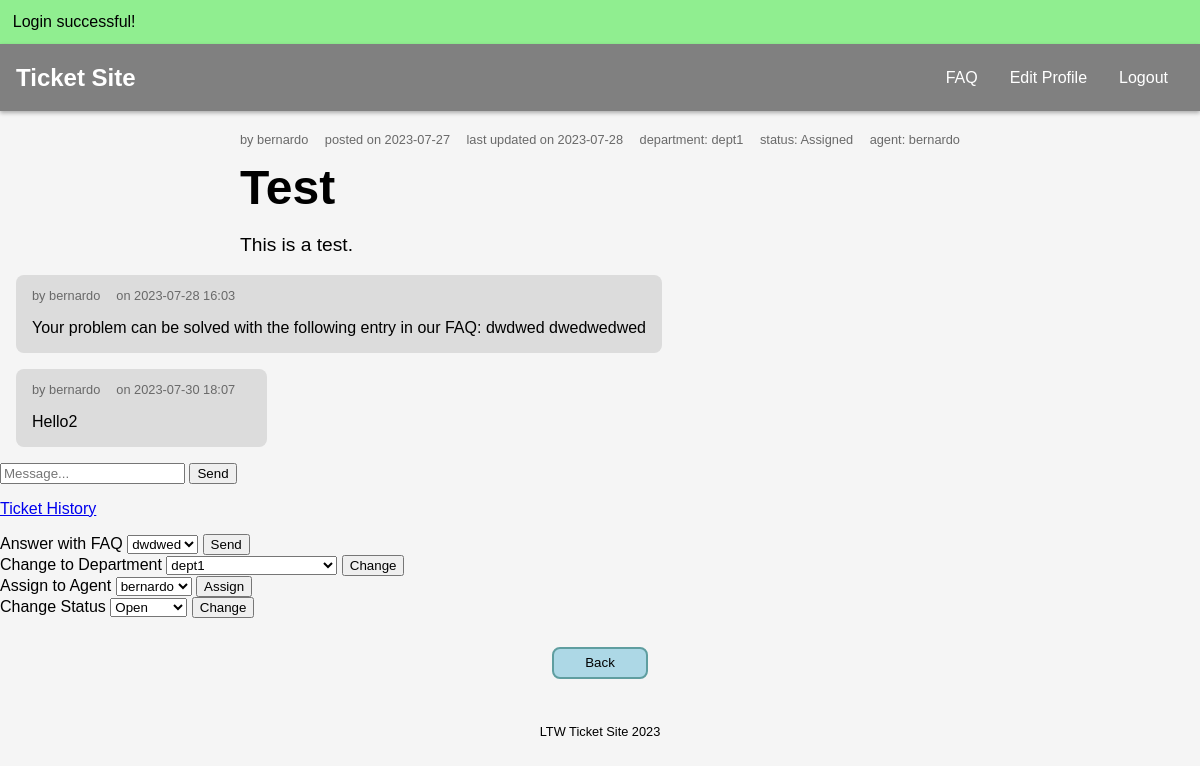
/pages/ticket.php?id=1 (signed in), run on the app's committed database.
### tables this page shows
CREATE TABLE tickets (
    id INTEGER PRIMARY KEY AUTOINCREMENT,
    subject TEXT NOT NULL,
    content TEXT,
    created DATE NOT NULL,
    updated DATE,
    submitter_id INTEGER NOT NULL,
    assignee_id INTEGER,
    department_id INTEGER,
    status_id INTEGER NOT NULL,
    FOREIGN KEY (submitter_id) REFERENCES users(id),
    FOREIGN KEY (assignee_id) REFERENCES users(id),
    FOREIGN KEY (department_id) REFERENCES departments(id),
    FOREIGN KEY (status_id) REFERENCES status(id)
);

CREATE TABLE users (
    id INTEGER PRIMARY KEY AUTOINCREMENT,
    username TEXT NOT NULL,
    email TEXT NOT NULL,
    password TEXT NOT NULL,
    role_id INTEGER,
    FOREIGN KEY (role_id) REFERENCES roles(id)
);

CREATE TABLE departments (
    id INTEGER PRIMARY KEY AUTOINCREMENT,
    name TEXT NOT NULL
);

CREATE TABLE status (
    id INTEGER PRIMARY KEY AUTOINCREMENT,
    name TEXT NOT NULL
);

CREATE TABLE ticket_inquiries (
    id INTEGER PRIMARY KEY AUTOINCREMENT,
    ticket_id INTEGER NOT NULL,
    user_id INTEGER NOT NULL,
    content TEXT NOT NULL,
    date DATE NOT NULL,
    FOREIGN KEY (ticket_id) REFERENCES tickets(id),
    FOREIGN KEY (user_id) REFERENCES users(id)
);

### database/classes/ticket.class.php (called while the page is built, shortened)
<?php
    require_once('department.class.php');
    class Ticket {
        public function __construct(int $id, string $subject, ?string $content, string $created, ?string $updated, int $submitter_id,
                                    ?int $assignee_id, $department_id, int $status_id) {
            $this->id = $id;
            $this->subject = $subject;
            $this->content = $content;
            $this->created = $created;
            $this->updated = $updated;
            $this->submitter_id = $submitter_id;
            $this->assignee_id = $assignee_id;
            $this->department_id = $department_id === "" ? null : $department_id;
            $this->status_id = $status_id;
        }
        static function getTicket(PDO $db, int $id) : ?Ticket {
            $stmt = $db->prepare('SELECT * FROM tickets WHERE id = ?');
            $stmt->execute(array($id));
            $ticket = $stmt->fetch();
            if($ticket){
                return new Ticket($ticket['id'], $ticket['subject'], $ticket['content'],
                                    $ticket['created'], $ticket['updated'],
                                    $ticket['submitter_id'], $ticket['assignee_id'],
                                    $ticket['department_id'], $ticket['status_id']);
            }
            else return null;
        }
    }
?>

### database/classes/user.class.php (called while the page is built, shortened)
<?php
    class User {
        public function __construct(int $id, string $username, string $email, int $role){
            $this->id = $id;
            $this->username = $username;
        }
        static function getUsername(PDO $db, int $id) : ?string {
            $stmt = $db->prepare('SELECT * FROM users WHERE id = ?');
            $stmt->execute(array($id));
            $user = $stmt->fetch();
            if($user){
                return $user['username'];
            }
            else return null;
        }
        static function getAgents(PDO $db) : array {
            $stmt = $db->prepare('SELECT * FROM users WHERE role_id < 3');
            $stmt->execute();
            $agents = array();
            while($agent = $stmt->fetch()){
                $agents[] = new User($agent['id'], $agent['username'], $agent['email'], $agent['role_id']);
            }
            return $agents;
        }
    }
?>

### database/classes/department.class.php (called while the page is built, shortened)
<?php
    class Department {
        public function __construct(int $id, string $name) {
            $this->id = $id;
            $this->name = $name;
        }
        static function getDepartments(PDO $db) : array {
            $stmt = $db->prepare('SELECT * FROM departments');
            $stmt->execute();
            $departments = array();
            while ($department = $stmt->fetch()){
                $departments[] = new Department($department['id'], $department['name']);
            }
            return $departments;
        }
        static function getDepartmentName(PDO $db, int $id) : string {
            $stmt = $db->prepare('SELECT * FROM departments WHERE id = ?');
            $stmt->execute(array($id));
            $dept = $stmt->fetch();
            if($dept){
                return $dept['name'];
            }
            else return 'No department';
        }
    }
?>

### database/classes/status.class.php (called while the page is built, shortened)
<?php
    class Status {
        public function __construct(int $id, string $name){
            $this->id = $id;
            $this->name = $name;
        }
        static function getAllStatus(PDO $db) : array {
            $stmt = $db->prepare('SELECT * FROM status');
            $stmt->execute();
            $statuses = array();
            while($status = $stmt->fetch()){
                $statuses[] = new Status($status['id'], $status['name']);
            }
            return $statuses;
        }
        static function getStatusName(PDO $db, int $id) : string {
            $stmt = $db->prepare('SELECT * FROM status WHERE id = ?');
            $stmt->execute(array($id));
            $status = $stmt->fetch();
            if($status){
                return $status['name'];
            }
            else return 'No defined Status';
        }
    }
?>

### database/classes/inquiry.class.php (called while the page is built, shortened)
<?php
    class Inquiry {
        public function __construct(int $id, int $ticket_id, int $user_id, string $content, string $date){
            $this->user_id = $user_id;
            $this->content = $content;
            $this->date = $date;
        }
        static function getTicketInquiries(PDO $db, int $id) : array {
            $stmt = $db->prepare('SELECT * FROM ticket_inquiries WHERE ticket_id = ?');
            $stmt->execute(array($id));
            $inquiries = array();
            while($inq = $stmt->fetch()){
                $inquiries[] = new Inquiry($inq['id'], $inq['ticket_id'], $inq['user_id'], $inq['content'], $inq['date']);
            }
            return $inquiries;
        }
    }
?>

### database/classes/faq.class.php (called while the page is built, shortened)
<?php
    class FAQ {
        public function __construct(int $id, string $question, string $answer){
            $this->id = $id;
            $this->question = $question;
        }
        static function getAllFAQ(PDO $db) : array {
            $stmt = $db->prepare('SELECT * FROM faq');
            $stmt->execute();
            $faqs = array();
            while($faq = $stmt->fetch()){
                $faqs[] = new FAQ($faq['id'], $faq['question'], $faq['answer']);
            }
            return $faqs;
        }
    }
?>

### templates/ticket.tpl.php (the view, shortened to what this page needs)
<?php
require_once('../database/classes/department.class.php');
require_once('../database/classes/status.class.php');
require_once('../database/classes/user.class.php');
?>
<?php function drawTicketInfo(PDO $db, Ticket $ticket) { ?>
<div class="ticket_info">
    <p>by <?=User::getUsername($db, intval($ticket->submitter_id))?></p>
    <p>posted on <?=$ticket->created?></p>
    <p>last updated on <?=$ticket->updated ?? '-'?></p>
    <p>department: <?=Department::getDepartmentName($db, intval($ticket->department_id))?></p>
    <p>status: <?=Status::getStatusName($db, intval($ticket->status_id))?></p>
    <p>agent: <?=User::getUsername($db, intval($ticket->assignee_id)) ?? 'No assigned agent' ?></p>
</div>
<div class="ticket_text">
    <h2><?=$ticket->subject?></h2>
    <p><?=$ticket->content?></p>
</div>
<?php } ?>
<?php function drawTicketInquirySection(PDO $db, Ticket $ticket, array $inquiries) { ?>
    <div class="all_inquiries">
        <?php foreach($inquiries as $inq) { ?>
            <div class="inquiry_instance">
                <div class="inquiry_info">
                    <p>by <?=User::getUsername($db, intval($inq->user_id))?></p>
                    <p>on <?=$inq->date?></p>
                </div>
                <p><?=$inq->content?></p>
            </div>
        <?php } ?>
    </div>
    <form action="../actions/action_submit_inquiry.php?id=<?=$ticket->id?>" method="POST">
        <input type="text" name="inquiry" placeholder="Message..." required>
        <button type="submit" name="submit_inquiry">Send</button>
    </form>
<?php } ?>
<?php function drawAgentTicketTools(Ticket $ticket, array $departments, array $agents, array $faqs, array $statuses) { ?>
    <p><a href='../pages/tickethistory.php?id=<?=$ticket->id?>'>Ticket History</a></p>
    <form action="../actions/action_answer_faq.php?id=<?=$ticket->id?>" method="POST">
        <label>
            Answer with FAQ
            <select name="faq">
                <?php foreach($faqs as $faq) { ?>
                    <option value="<?=$faq->id?>"><?=$faq->question?></option>
                <?php } ?>
            </select>
            <button type="submit" name="submit_faq_inquiry">Send</button>
        </label>
    </form>
    <form action="../actions/action_change_department.php?id=<?=$ticket->id?>" method="POST">
        <label>
            Change to Department
            <select name="department">
                <?php foreach($departments as $dept) { ?>
                    <option value="<?=$dept->id?>"><?=$dept->name?></option>
                <?php } ?>
            </select>
            <button type="submit" name="submit_dept_change">Change</button>
        </label>
    </form>
    <form action="../actions/action_assign_agent.php?id=<?=$ticket->id?>" method="POST">
        <label>
            Assign to Agent
            <select name="agent">
                <?php foreach($agents as $agent) { ?>
                    <option value="<?=$agent->id?>"><?=$agent->username?></option>
                <?php } ?>
            </select>
            <button type="submit" name="submit_agent_assign">Assign</button>
        </label>
    </form>
    <form action="../actions/action_change_status.php?id=<?=$ticket->id?>" method="POST">
        <label>
            Change Status
            <select name="status">
                <?php foreach($statuses as $status) { ?>
                    <option value="<?=$status->id?>"><?=$status->name?></option>
                <?php } ?>
            </select>
        </label>
        <button type="submit" name="submit_status_change">Change</button>
    </form>
<?php } ?>

### css/style.css (style rules this page uses)
body { font-family: Arial, Helvetica, sans-serif; background-color: whitesmoke; margin: 0; padding: 0; }

### css/ticket.css (style rules this page uses)
.ticket_info { width: 60%; display: flex; justify-content: space-between; font-size: 0.8rem; margin: auto; margin-top: 0.5rem; color: dimgray; }
.ticket_text { width: 60%; margin: auto; }
.ticket_text h2 { align-self: center; font-size: 3rem; margin: 0; }
.ticket_text p { font-size: 1.2rem; }
.all_inquiries { display: flex; flex-direction: column; }
.inquiry_instance { background-color: gainsboro; width: fit-content; padding: 0rem 1rem; margin-left: 1rem; margin-bottom: 1rem; border-radius: 0.5rem; }
.inquiry_info { display: flex; }
.inquiry_info p { font-size: 0.8rem; margin-right: 1rem; margin-bottom: 0; color: dimgray; }

### data on the page
tickets: submitter.username "bernardo", created "2023-07-27", updated "2023-07-28", department.name "dept1", status.name "Assigned", assignee.username "bernardo", subject "Test", content "This is a test."
ticket_inquiries: user.username "bernardo", date "2023-07-28 16:03", content "Your problem can be solved with the following entry in our FAQ: dwdwed dwedwedwed"
ticket_inquiries: user.username "bernardo", date "2023-07-30 18:07", content "Hello2"

### other printed values
$message['text'] "Login successful!"
$text "Back"
form field faq "dwdwed"
form field department "dept1"
form field agent "bernardo"
form field status "Open"
